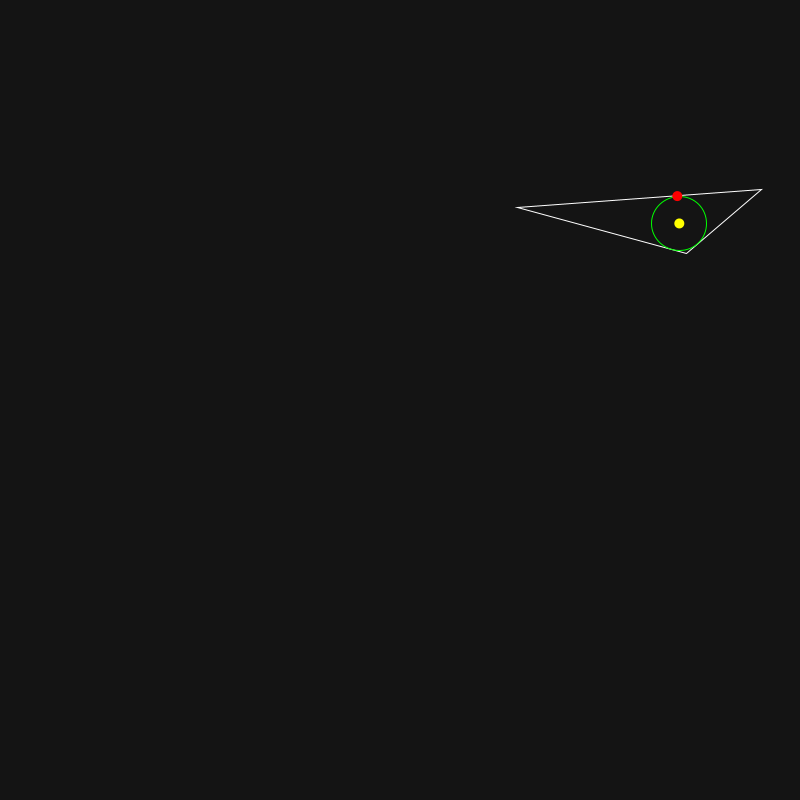
Frame 1 (no input)
Frame 60 (the mouse pressed at the canvas centre just before this capture): identical to frame 1, image omitted
Frame 120 (the mouse held since frame 60 and released just before this capture): identical to frame 1, image omitted

The Processing sketch that drew this single still picture (run headless with seeded random() and noise(); from frame 60 on, the mouse is pressed at the canvas centre):

// Processing sketch: triangleIncenter
// ── triangleIncenter.pde
PVector A, B, C;
PVector incenter;

void setup()
{
  size(800, 800);
  randomTriangle();
}

void draw()
{
  background(20);
  
  //finding inCenter
  float oa = PVector.dist(B, C);
  float ob = PVector.dist(C, A);
  float oc = PVector.dist(B, A);
  float perimeter = oa + ob + oc;
  
  float iX = (oa * A.x + ob * B.x + oc * C.x) / perimeter;
  float iY = (oa * A.y + ob * B.y + oc * C.y) / perimeter;
  
  incenter = new PVector(iX, iY);
  
  //finding radius of inscribed circle
  PVector ABPerpendicular = scalarProjection(incenter, A, B);
  float inscribedRadius = PVector.dist(incenter, ABPerpendicular);
  

  noFill();
  stroke(255);
  triangle(A.x, A.y, B.x, B.y, C.x, C.y);

  noStroke();
  fill(255, 255, 0);
  ellipse(incenter.x, incenter.y, 10, 10);
  
  noFill();
  stroke(0, 255, 0);
  ellipse(incenter.x, incenter.y, inscribedRadius * 2, inscribedRadius * 2);
  
  noStroke();
  fill(255, 0, 0);
  ellipse(ABPerpendicular.x, ABPerpendicular.y, 10, 10);
}

void keyPressed()
{
  randomTriangle();
}

PVector scalarProjection(PVector p, PVector a, PVector b) {
  PVector ap = PVector.sub(p, a);
  PVector ab = PVector.sub(b, a);
  ab.normalize(); // Normalize the line
  ab.mult(ap.dot(ab));
  PVector normalPoint = PVector.add(a, ab);
  return normalPoint;
}

void randomTriangle()
{
  A = new PVector(random(width), random(height));
  B = new PVector(random(width), random(height));
  C = new PVector(random(width), random(height));
}
